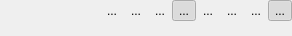
<?xml version="1.0" encoding="UTF-8"?>
<ui version="4.0">
 <author>
SPDX-FileCopyrightText: none
SPDX-License-Identifier: GPL-3.0-only OR LicenseRef-KDE-Accepted-GPL
 </author>
 <class>BezierSpline_UI</class>
 <widget class="QWidget" name="BezierSpline_UI">
  <property name="geometry">
   <rect>
    <x>0</x>
    <y>0</y>
    <width>292</width>
    <height>36</height>
   </rect>
  </property>
  <layout class="QGridLayout" name="gridLayout">
   <property name="leftMargin">
    <number>0</number>
   </property>
   <property name="topMargin">
    <number>0</number>
   </property>
   <property name="rightMargin">
    <number>0</number>
   </property>
   <property name="bottomMargin">
    <number>0</number>
   </property>
   <property name="spacing">
    <number>0</number>
   </property>
   <item row="0" column="0">
    <layout class="QHBoxLayout" name="horizontalLayout_2">
     <item>
      <layout class="QVBoxLayout" name="widgetPoint">
       <item>
        <widget class="QWidget" name="widget" native="true">
         <layout class="QVBoxLayout" name="verticalLayout_4">
          <property name="spacing">
           <number>6</number>
          </property>
          <property name="leftMargin">
           <number>0</number>
          </property>
          <property name="topMargin">
           <number>0</number>
          </property>
          <property name="rightMargin">
           <number>0</number>
          </property>
          <property name="bottomMargin">
           <number>0</number>
          </property>
          <item>
           <layout class="QVBoxLayout" name="layoutP"/>
          </item>
         </layout>
        </widget>
       </item>
      </layout>
     </item>
     <item>
      <widget class="QToolButton" name="buttonDeletePoint">
       <property name="toolTip">
        <string>Delete current point.</string>
       </property>
       <property name="text">
        <string>...</string>
       </property>
       <property name="icon">
        <iconset theme="list-remove">
         <normaloff>.</normaloff>.</iconset>
       </property>
       <property name="autoRaise">
        <bool>true</bool>
       </property>
      </widget>
     </item>
     <item>
      <layout class="QGridLayout" name="handlesLayout">
       <property name="spacing">
        <number>0</number>
       </property>
       <item row="0" column="0">
        <layout class="QHBoxLayout" name="layoutH1"/>
       </item>
       <item row="0" column="1">
        <widget class="QToolButton" name="buttonLinkHandles">
         <property name="toolTip">
          <string>Link the handles' position for current point.&lt;br /&gt;Results in a natural spline.</string>
         </property>
         <property name="text">
          <string>...</string>
         </property>
         <property name="icon">
          <iconset theme="edit-link">
           <normaloff>.</normaloff>.</iconset>
         </property>
         <property name="checkable">
          <bool>true</bool>
         </property>
         <property name="autoRaise">
          <bool>true</bool>
         </property>
        </widget>
       </item>
       <item row="1" column="0">
        <layout class="QHBoxLayout" name="layoutH2"/>
       </item>
      </layout>
     </item>
     <item>
      <layout class="QHBoxLayout" name="horizontalLayout_4">
       <item>
        <widget class="QToolButton" name="buttonResetSpline">
         <property name="toolTip">
          <string>Reset the selected spline.</string>
         </property>
         <property name="text">
          <string>...</string>
         </property>
         <property name="icon">
          <iconset theme="view-refresh"/>
         </property>
         <property name="autoRaise">
          <bool>true</bool>
         </property>
        </widget>
       </item>
       <item>
        <widget class="QToolButton" name="buttonShowPixmap">
         <property name="toolTip">
          <string>Show background indicating changes caused by modifying the curve.</string>
         </property>
         <property name="text">
          <string>...</string>
         </property>
         <property name="checkable">
          <bool>true</bool>
         </property>
         <property name="checked">
          <bool>true</bool>
         </property>
         <property name="autoRaise">
          <bool>true</bool>
         </property>
        </widget>
       </item>
       <item>
        <widget class="QToolButton" name="buttonGridChange">
         <property name="toolTip">
          <string>Increases the number of lines in the grid.&lt;br /&gt;After 8 lines it will begin from 0 again.</string>
         </property>
         <property name="text">
          <string>...</string>
         </property>
         <property name="icon">
          <iconset theme="view-grid"/>
         </property>
         <property name="autoRaise">
          <bool>true</bool>
         </property>
        </widget>
       </item>
       <item>
        <widget class="QToolButton" name="buttonZoomIn">
         <property name="toolTip">
          <string>Zoom in</string>
         </property>
         <property name="text">
          <string>...</string>
         </property>
         <property name="icon">
          <iconset theme="zoom-in">
           <normaloff>.</normaloff>.</iconset>
         </property>
         <property name="autoRaise">
          <bool>true</bool>
         </property>
        </widget>
       </item>
       <item>
        <widget class="QToolButton" name="buttonZoomOut">
         <property name="toolTip">
          <string>Zoom out</string>
         </property>
         <property name="text">
          <string>...</string>
         </property>
         <property name="icon">
          <iconset theme="zoom-out">
           <normaloff>.</normaloff>.</iconset>
         </property>
         <property name="autoRaise">
          <bool>true</bool>
         </property>
        </widget>
       </item>
       <item>
        <widget class="QToolButton" name="buttonShowAllHandles">
         <property name="toolTip">
          <string>Show handles for all points or only for the selected one.</string>
         </property>
         <property name="text">
          <string>...</string>
         </property>
         <property name="icon">
          <iconset theme="draw-bezier-curves"/>
         </property>
         <property name="checkable">
          <bool>true</bool>
         </property>
         <property name="checked">
          <bool>true</bool>
         </property>
         <property name="autoRaise">
          <bool>true</bool>
         </property>
        </widget>
       </item>
      </layout>
     </item>
    </layout>
   </item>
   <item row="1" column="0">
    <spacer name="verticalSpacer">
     <property name="orientation">
      <enum>Qt::Vertical</enum>
     </property>
     <property name="sizeHint" stdset="0">
      <size>
       <width>20</width>
       <height>40</height>
      </size>
     </property>
    </spacer>
   </item>
  </layout>
 </widget>
 <resources/>
 <connections/>
</ui>
